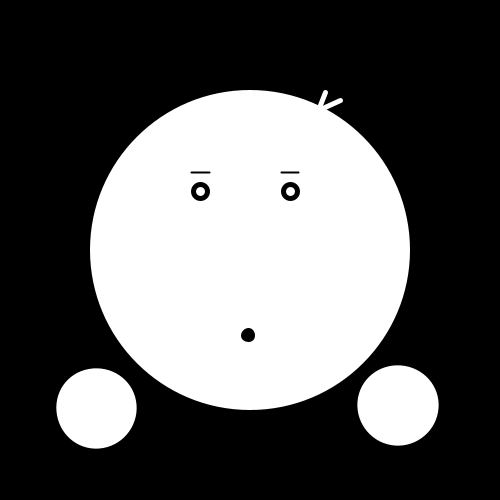
Frame 1 (no input)
Frame 60 (the mouse pressed at the canvas centre just before this capture): identical to frame 1, image omitted
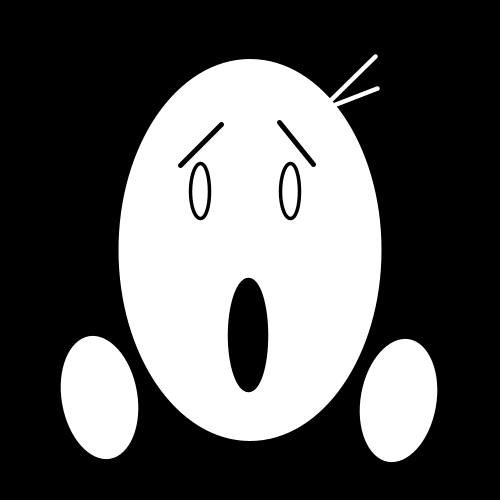
Frame 120 (the mouse held since frame 60 and released just before this capture)

The Processing sketch that drew these frames (run headless with seeded random() and noise(); from frame 60 on, the mouse is pressed at the canvas centre):

// Processing sketch: processing_87450
// ── processing_87450.pde

void setup () {
  size (500, 500);
  smooth ();
}

void draw () {
  background (0);
  noStroke ();
  fill (255); 

  //head
  float d1= map (mouseX, 0, width, 320, 206);
  float d2= map (mouseX, 0, width, 320, 444);
  ellipse (height/2, height/2, d1, d2);

  //hair
  pushMatrix ();
  stroke (255);
  float hair_x1= map (mouseX, 0, width, 318, 322);
  float hair_y1= map (mouseX, 0, width, 110, 110);
  float hair_x2= map (mouseX, 0, width, 325, 425);
  float hair_y2= map (mouseX, 0, width, 92, 20);

  float hair2_x1= map (mouseX, 0, width, 318, 322);
  float hair2_y1= map (mouseX, 0, width, 110, 110);
  float hair2_x2= map (mouseX, 0, width, 340, 415);
  float hair2_y2= map (mouseX, 0, width, 100, 76);
  float hair_thickness= map (mouseX, 0, width, 5, 4);
  strokeWeight (hair_thickness);

  line (hair_x1, hair_y1, hair_x2, hair_y2);
  line (hair2_x1, hair2_y1, hair2_x2, hair2_y2);

  popMatrix ();


  //eyebrow
  fill (0);
  float brow_xpos1= map (mouseX, 0, width, 191, 170);
  float brow_xpos2= map (mouseX, 0, width, 209, 234); 
  float brow_ypos1= map (mouseX, 0, width, 172, 158);
  float brow_ypos2= map (mouseX, 0, width, 172, 77);
  float brow_thickness= map (mouseX, 0, width, 2, 8);

  float brow2_xpos1= map (mouseX, 0, width, 281, 277);
  float brow2_xpos2= map (mouseX, 0, width, 298, 329); 
  float brow2_ypos1= map (mouseX, 0, width, 172, 73);
  float brow2_ypos2= map (mouseX, 0, width, 172, 157);

  stroke (0);
  strokeWeight (brow_thickness);

  line (brow_xpos1, brow_ypos1, brow_xpos2, brow_ypos2);
  line (brow2_xpos1, brow2_ypos1, brow2_xpos2, brow2_ypos2);

  //eyes
  noFill ();
  stroke (0);
  float eye_thicken= map (mouseX, 0, width, 5, 2);
  strokeWeight (eye_thicken);
  float eye1= map (mouseX, 0, width, 14, 25);
  float eye2= map (mouseX, 0, width, 14, 95);
  ellipse (200, 191, eye1, eye2);
  ellipse (290, 191, eye1, eye2);


  //mouth
  fill (0);
  float m1= map (mouseX, 0, width, 9, 66);
  float m2= map (mouseX, 0, width, 9, 212);
  ellipse (248, 335, m1, m2);

  //hands
  pushMatrix ();
  fill (255);
  translate(-60, 40);
  float h1= map (mouseX, 0, width, 86, 71);
  float h2= map (mouseX, 0, width, 86, 170);
  float ypos= map (mouseX, 0, width, 390, 370);
  float xpos= map (mouseX, 0, width, 90, 100);

  rotate(radians (-10));
  ellipse (xpos, ypos, h1, h2);
  popMatrix ();

  translate(60, -40);
  float h3= map (mouseX, 0, width, 86, 71);
  float h4= map (mouseX, 0, width, 86, 170);
  float ypos2= map (mouseX, 0, width, 380, 370);
  float xpos2= map (mouseX, 0, width, 410, 410);

  rotate(radians (10));
  ellipse (xpos2, ypos2, h3, h4);
}
